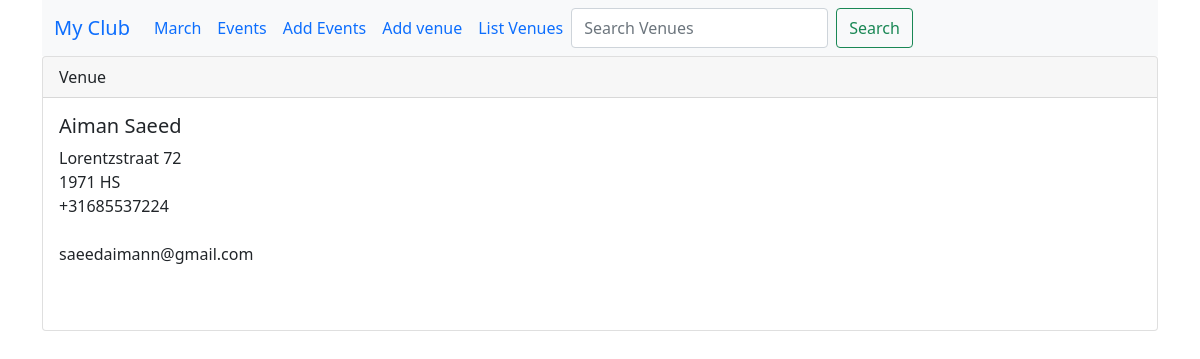
Screenshot of /show_venue/3 with the database file from the repository.
### events/models.py (models this page shows)
class Venue(models.Model): #fields to use in form too
    name = models.CharField('Venue Name', max_length=120)
    address = models.CharField(max_length=300)
    zip_code = models.CharField(max_length=15,blank=True )
    phone = models.CharField('Contact Phone', max_length=15, blank=True)
    web = models.URLField('Website Address', max_length=200, blank=True)
    email_address = models.EmailField('Email')
    def __str__(self):
        return self.name

### events/views.py (the view)
# urls.py: path('show_venue/<venue_id>', views.show_venue, name='show-venue'),
def show_venue(request, venue_id):
    venue = Venue.objects.get(pk=venue_id)
    return render(request, 'show_venue.html', {'venue': venue})

### events/templates/show_venue.html
{% extends 'base.html' %}
{% block content %}
        <div class="card">
            <div class="card-header">
                Venue
            </div>
            <div class="card-body">
                <h5 class="card-title"> {{venue}}</h5>
                <p class="card-text">
                    {{venue.address}}<br>
                    {{venue.zip_code}}<br>
                    {{venue.phone}}<br>
                    <a href="{{venue.web}}"></a><br>
                    {{venue.email_address}}<br>
	<br/>
{% endblock %}

### rows the page displays
Venue: name "Aiman Saeed", address "Lorentzstraat 72", zip_code "1971 HS", phone "+31685537224", email_address "saeedaimann@gmail.com"
